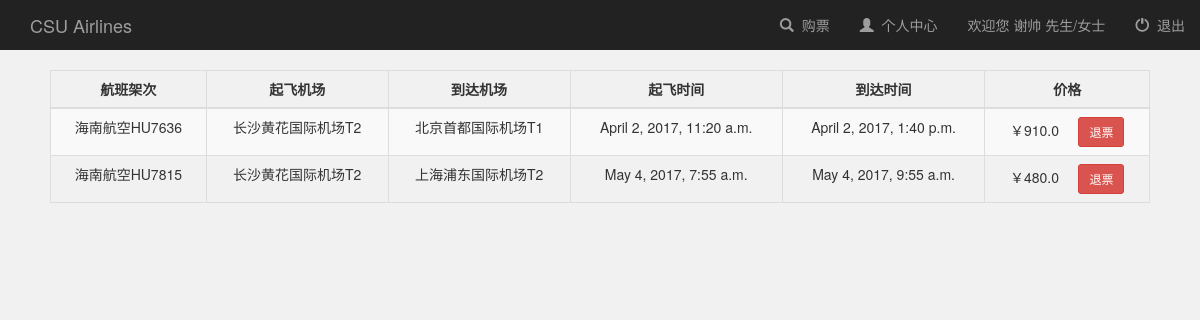
/booksystem/user_info/ (signed in), run on the app's committed database.
### booksystem/models.py (models this page shows, shortened)
class Flight(models.Model):
    user = models.ManyToManyField(
        User, default=1)  # 有了这个字段之后，默认的后台添加失效，必须要自定义Form，除去这个字段
    name = models.CharField(max_length=100)  # 班次  南方航空CZ3969
    leave_city = models.CharField(max_length=100, null=True)  # 离开城市
    arrive_city = models.CharField(max_length=100, null=True)  # 到达城市
    leave_airport = models.CharField(max_length=100, null=True)  # 离开的机场
    arrive_airport = models.CharField(max_length=100, null=True)  # 到达的机场
    leave_time = models.DateTimeField(
        null=True)  # DateTimeField包括了DateField信息，并且添加了时间
    arrive_time = models.DateTimeField(null=True)
    capacity = models.IntegerField(default=0, null=True)  # 座位总数
    price = models.FloatField(default=0, null=True)  # 价格
    book_sum = models.IntegerField(default=0, null=True)  # 订票总人数
    income = models.FloatField(default=0, null=True)  # 收入

### booksystem/views.py (the view)
def user_info(request):
    if request.user.is_authenticated:
        if request.user.id == ADMIN_ID:
            context = admin_finance(request)  # 获取要传入前端的数据
            return render(request, 'booksystem/admin_finance.html', context)
        else:
            booked_flights = Flight.objects.filter(
                user=request.user)  # 从 booksystem_flight_user 表过滤出该用户订的航班
            context = {
                'booked_flights': booked_flights,
                'username': request.user.username,  # 导航栏信息更新
            }
            return render(request, 'booksystem/user_info.html', context)
    return render(request, 'booksystem/login.html')  # 用户如果没登录，render登录页面

### booksystem/templates/booksystem/user_info.html (shortened to what this page needs)
{% extends 'booksystem/base.html' %}
{% block login_display %}
    <a href="#">欢迎您 {{ username }} 先生/女士</a>
{% endblock %}
{% block content %}
    <div class="main">
        <table class="table table-striped table-bordered">
            <thead>
            <tr>
                <th style="text-align: center">航班架次</th>
                <th style="text-align: center">起飞机场</th>
                <th style="text-align: center">到达机场</th>
                <th style="text-align: center">起飞时间</th>
                <th style="text-align: center"> 到达时间</th>
                <th style="text-align: center">价格</th>
            </tr>
            </thead>
            <tbody style="text-align: center">
            {% for flight in booked_flights %}
                <tr>
                    <td>{{ flight.name }}</td>
                    <td>{{ flight.leave_city }}{{ flight.leave_airport }}</td>
                    <td>{{ flight.arrive_city }}{{ flight.arrive_airport }}</td>
                    <td>{{ flight.leave_time }}</td>
                    <td>{{ flight.arrive_time }}</td>
                    <td>￥{{ flight.price }} &nbsp;&nbsp;&nbsp;
                        <button class="btn btn-sm btn-danger" onclick="refund({{ flight.id }})">退票</button>
                    </td>
                </tr>
            {% endfor %}
            </tbody>
        </table>
    </div>
{% endblock %}

### booksystem/templates/booksystem/user_info.html (style rules this page uses)
.main { margin-top: 20px; margin-left: 50px; margin-right: 50px; }

### data on the page
Flight: name "海南航空HU7636", leave_city "长沙", leave_airport "黄花国际机场T2", arrive_city "北京", arrive_airport "首都国际机场T1", leave_time "April 2, 2017, 11:20 a.m.", arrive_time "April 2, 2017, 1:40 p.m.", price "910.0"
Flight: name "海南航空HU7815", leave_city "长沙", leave_airport "黄花国际机场T2", arrive_city "上海", arrive_airport "浦东国际机场T2", leave_time "May 4, 2017, 7:55 a.m.", arrive_time "May 4, 2017, 9:55 a.m.", price "480.0"

### other printed values
{{ username }} "谢帅"
